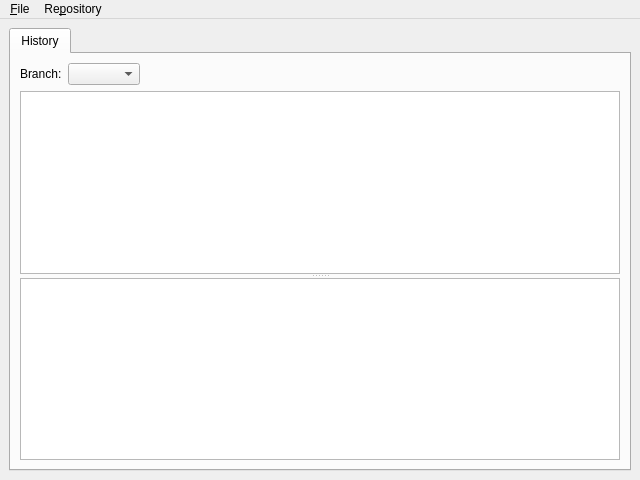
<?xml version="1.0" encoding="UTF-8"?>
<ui version="4.0">
 <class>MainWindow</class>
 <widget class="QMainWindow" name="MainWindow">
  <property name="geometry">
   <rect>
    <x>0</x>
    <y>0</y>
    <width>640</width>
    <height>480</height>
   </rect>
  </property>
  <property name="windowTitle">
   <string>Kitten</string>
  </property>
  <widget class="QWidget" name="centralwidget">
   <layout class="QGridLayout" name="gridLayout">
    <item row="1" column="0">
     <widget class="KTabWidget" name="viewModeTabWidget">
      <property name="currentIndex">
       <number>0</number>
      </property>
      <widget class="QWidget" name="historyWidget">
       <attribute name="title">
        <string>History</string>
       </attribute>
       <layout class="QGridLayout" name="gridLayout_2">
        <item row="0" column="0">
         <widget class="QLabel" name="label">
          <property name="text">
           <string>Branch:</string>
          </property>
         </widget>
        </item>
        <item row="0" column="1">
         <widget class="KComboBox" name="historyBranchComboBox"/>
        </item>
        <item row="0" column="2">
         <spacer name="horizontalSpacer">
          <property name="orientation">
           <enum>Qt::Horizontal</enum>
          </property>
          <property name="sizeHint" stdset="0">
           <size>
            <width>483</width>
            <height>20</height>
           </size>
          </property>
         </spacer>
        </item>
        <item row="1" column="0" colspan="3">
         <widget class="QSplitter" name="splitter">
          <property name="orientation">
           <enum>Qt::Vertical</enum>
          </property>
          <widget class="QTreeView" name="historyTreeView">
           <property name="alternatingRowColors">
            <bool>true</bool>
           </property>
           <property name="rootIsDecorated">
            <bool>false</bool>
           </property>
           <property name="itemsExpandable">
            <bool>false</bool>
           </property>
          </widget>
          <widget class="KTextEdit" name="historyDiffTextEdit"/>
         </widget>
        </item>
       </layout>
      </widget>
     </widget>
    </item>
   </layout>
  </widget>
  <widget class="QMenuBar" name="menubar">
   <property name="geometry">
    <rect>
     <x>0</x>
     <y>0</y>
     <width>640</width>
     <height>24</height>
    </rect>
   </property>
   <widget class="QMenu" name="menu_File">
    <property name="title">
     <string>&amp;File</string>
    </property>
    <addaction name="action_Quit"/>
   </widget>
   <widget class="QMenu" name="menuRe_pository">
    <property name="title">
     <string>Re&amp;pository</string>
    </property>
    <addaction name="action_Open"/>
    <addaction name="action_Reload"/>
   </widget>
   <addaction name="menu_File"/>
   <addaction name="menuRe_pository"/>
  </widget>
  <action name="action_Quit">
   <property name="text">
    <string>&amp;Quit</string>
   </property>
   <property name="shortcut">
    <string>Ctrl+Q</string>
   </property>
  </action>
  <action name="action_Open">
   <property name="text">
    <string>&amp;Open ...</string>
   </property>
   <property name="shortcut">
    <string>Ctrl+O</string>
   </property>
  </action>
  <action name="action_Reload">
   <property name="text">
    <string>&amp;Reload</string>
   </property>
   <property name="shortcut">
    <string>F5</string>
   </property>
  </action>
 </widget>
 <customwidgets>
  <customwidget>
   <class>KComboBox</class>
   <extends>QComboBox</extends>
   <header>kcombobox.h</header>
  </customwidget>
  <customwidget>
   <class>KTabWidget</class>
   <extends>QTabWidget</extends>
   <header>ktabwidget.h</header>
   <container>1</container>
  </customwidget>
  <customwidget>
   <class>KTextEdit</class>
   <extends>QTextEdit</extends>
   <header>ktextedit.h</header>
  </customwidget>
 </customwidgets>
 <resources/>
 <connections/>
</ui>
